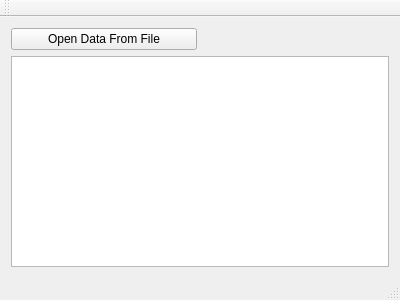
<?xml version="1.0" encoding="UTF-8"?>
<ui version="4.0">
 <class>MainWindow</class>
 <widget class="QMainWindow" name="MainWindow">
  <property name="geometry">
   <rect>
    <x>0</x>
    <y>0</y>
    <width>400</width>
    <height>300</height>
   </rect>
  </property>
  <property name="windowTitle">
   <string>MainWindow</string>
  </property>
  <widget class="QWidget" name="centralWidget">
   <layout class="QGridLayout" name="gridLayout">
    <item row="0" column="0">
     <widget class="QPushButton" name="openButton">
      <property name="text">
       <string>Open Data From File</string>
      </property>
     </widget>
    </item>
    <item row="1" column="0" colspan="2">
     <widget class="QPlainTextEdit" name="data_viewEdit"/>
    </item>
   </layout>
  </widget>
  <widget class="QMenuBar" name="menuBar">
   <property name="geometry">
    <rect>
     <x>0</x>
     <y>0</y>
     <width>400</width>
     <height>26</height>
    </rect>
   </property>
  </widget>
  <widget class="QToolBar" name="mainToolBar">
   <attribute name="toolBarArea">
    <enum>TopToolBarArea</enum>
   </attribute>
   <attribute name="toolBarBreak">
    <bool>false</bool>
   </attribute>
  </widget>
  <widget class="QStatusBar" name="statusBar"/>
 </widget>
 <layoutdefault spacing="6" margin="11"/>
 <resources/>
 <connections/>
</ui>
